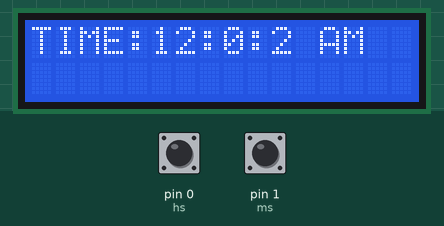
A sketch run on a simulated Arduino Uno, built with avr-gcc and run on an emulated ATmega328P. Parts: 16×2 character LCD. The test bench sets the inputs (shaded band); at power-on: pin 0 (hs) HIGH, pin 1 (ms) HIGH.

Above: at 1.2 s.
1.3 s: pin 0 (hs) pulled LOW for 1.3 s
At 2.6 s:
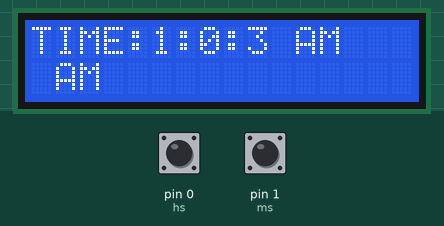
5.5 s: pin 1 (ms) pulled LOW for 1.3 s
At 6.8 s:
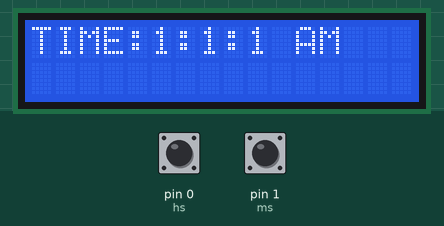
8.3 s: pin 0 (hs) pulled LOW for 1.3 s
At 9.9 s:
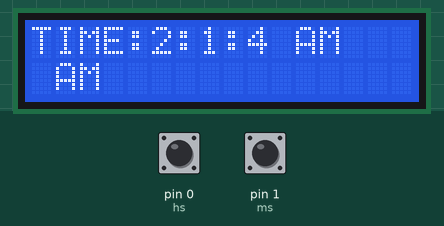
11.1 s: pin 1 (ms) pulled LOW for 1.3 s
At 11.9 s:
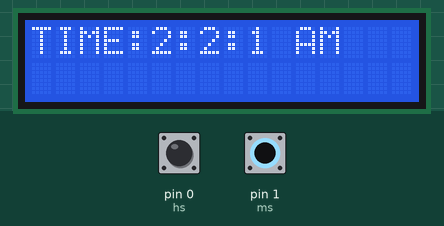
Timing chart, 0 to 14.1 s (numbered marks = the images above; inputs shaded):
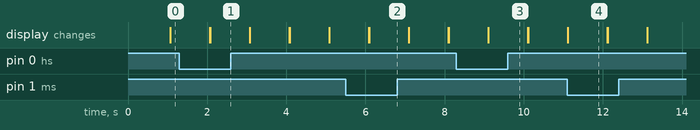

The sketch:

clock_lcd_without_i2.ino
```cpp
// A small project to make a clock using an LCD display without I2C module
// Author: Deepsh Patil


// Include the Library
#include <LiquidCrystal.h>

// Define the LCD pins
const int rs = 2;
const int en = 3;
const int d4 = 4;
const int d5 = 5;
const int d6 = 6;
const int d7 = 7;
LiquidCrystal lcd(rs, en, d4, d5, d6, d7);

// Define the variables
int h = 12;
int m = 0;
int s = 0;
int flag = 0;
int TIME = 0;
const int hs = 0;
const int ms = 1;
int state1 = 0;
int state2 = 0;

// Setup the LCD
void setup(){

  lcd.begin(16, 2);
  pinMode(hs, INPUT_PULLUP);
  pinMode(ms, INPUT_PULLUP);

}

// Loop the program
void loop(){

    // Print the time on the LCD
    lcd.setCursor(0, 0);
    s = s + 1;
    lcd.print("TIME:" );
    lcd.print(h);
    lcd.print(":");
    lcd.print(m);
    lcd.print(":");
    lcd.print(s);

    // Print AM or PM
    if (flag < 12) lcd.print(" AM");
    if (flag == 12) lcd.print(" PM");
    if (flag > 12) lcd.print(" PM");
    if (flag == 24) flag = 0;

    // Delay for 1 second
    delay(1000);
    lcd.clear();        // Clear the LCD

    // Update the minutes
    if (s == 60){
        s = 0;
        m = m + 1;
    }

    // Update the hours
    if (m == 60){
        m = 0;
        h = h + 1;
        flag = flag + 1;
    }

    // Reset the hours
    if (h == 13){
        h = 1;
    }

    // Check the button state
    lcd.setCursor(0, 1);
    state1 = digitalRead(hs);

    // Modify the hours when the button is pressed and held
    if (state1 == 0){
        h = h + 1;
        flag = flag + 1;
        if (flag < 12) lcd.print(" AM");
        if (flag == 12) lcd.print(" PM");
        if (flag > 12) lcd.print(" PM");
        if (flag == 24) flag = 0;
        if (h == 13) h = 1;
    }

    // Check the button state
    state2 = digitalRead(ms);

    // Modify the minutes when the button is pressed and held
    if (state2 == 0){
        s = 0;
        m = m + 1;
    }
}

// End of the code
```

Measured:
- after the input at 1.3 s, the display: first changes after 0.77 s (image 1 shows a later state)
- after the input at 8.3 s, the display: first changes after 0.80 s (image 3 shows a later state)
- what the display in image 4 shows lasts 1.0 s, from 11.1 s to 12.1 s
